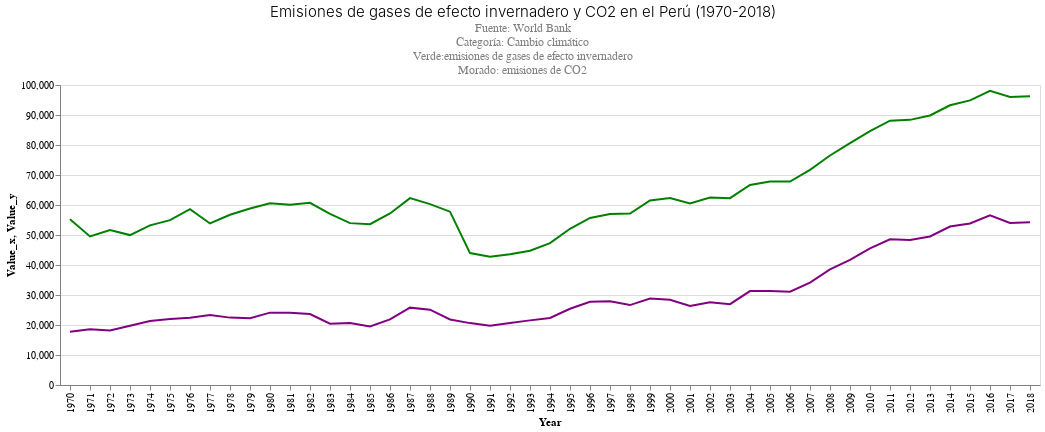

Notebook code for this chart:
### Code cell
#Intento de un gráfico múltiple
base = alt.Chart(df_final.reset_index()).encode(x='Year:O')

alt.layer(
    base.mark_line(color='green').encode(y='Value_x:Q'),
    base.mark_line(color='purple').encode(y='Value_y:Q'),     
    ).properties(
    title={
      "text": ["Emisiones de gases de efecto invernadero y CO2 en el Perú (1970-2018)"], 
      "subtitle": ["Fuente: World Bank", "Categoría: Cambio climático", "Verde:emisiones de gases de efecto invernadero","Morado: emisiones de CO2"],
      "color": "Black",
      "subtitleColor": "Gray"
    })

### Figure 1 — Vega-Lite specification as saved in the notebook (floating-point values rounded to 4 significant figures)
{"config": {"title": {"font": "Arial", "fontSize": 15, "fontWeight": 300, "offset": 0, "anchor": "left"}, "axis": {"labelFont": "Arial", "titleFont": "Arial", "domainColor": "gray"}, "header": {"labelFont": "Arial", "titleFont": "Arial"}, "legend": {"labelFont": "Arial Narrow", "titleFont": "Arial Narrow", "symbolType": "line", "padding": 1}, "background": "#ffffff"}, "layer": [{"mark": {"type": "line", "color": "green"}, "encoding": {"x": {"type": "ordinal", "field": "Year"}, "y": {"type": "quantitative", "field": "Value_x"}}}, {"mark": {"type": "line", "color": "purple"}, "encoding": {"x": {"type": "ordinal", "field": "Year"}, "y": {"type": "quantitative", "field": "Value_y"}}}], "data": {"name": "data-9bbdd7353681fae53cf15b742ecf8216"}, "title": {"text": ["Emisiones de gases de efecto invernadero y CO2 en el Perú (1970-2018)"], "subtitle": ["Fuente: World Bank", "Categoría: Cambio climático", "Verde:emisiones de gases de efecto invernadero", "Morado: emisiones de CO2"], "color": "Black", "subtitleColor": "Gray"}, "$schema": "https://vega.github.io/schema/vega-lite/v4.8.1.json", "datasets": {"data-9bbdd7353681fae53cf15b742ecf8216": [{"index": 48, "Country Name_x": "Peru", "Country ISO3_x": "PER", "Year": 1970, "Indicator Name_x": "Total greenhouse gas emissions (kt of CO2 equivalent)", "Indicator Code_x": "EN.ATM.GHGT.KT.CE", "Value_x": 55260.0, "Country Name_y": "Peru", "Country ISO3_y": "PER", "Indicator Name_y": "CO2 emissions (kt)", "Indicator Code_y": "EN.ATM.CO2E.KT", "Value_y": 17780.0}, {"index": 47, "Country Name_x": "Peru", "Country ISO3_x": "PER", "Year": 1971, "Indicator Name_x": "Total greenhouse gas emissions (kt of CO2 equivalent)", "Indicator Code_x": "EN.ATM.GHGT.KT.CE", "Value_x": 49530.0, "Country Name_y": "Peru", "Country ISO3_y": "PER", "Indicator Name_y": "CO2 emissions (kt)", "Indicator Code_y": "EN.ATM.CO2E.KT", "Value_y": 18610.0}, {"index": 46, "Country Name_x": "Peru", "Country ISO3_x": "PER", "Year": 1972, "Indicator Name_x": "Total greenhouse gas emissions (kt of CO2 equivalent)", "Indicator Code_x": "EN.ATM.GHGT.KT.CE", "Value_x": 51650.0, "Country Name_y": "Peru", "Country ISO3_y": "PER", "Indicator Name_y": "CO2 emissions (kt)", "Indicator Code_y": "EN.ATM.CO2E.KT", "Value_y": 18170.0}, {"index": 45, "Country Name_x": "Peru", "Country ISO3_x": "PER", "Year": 1973, "Indicator Name_x": "Total greenhouse gas emissions (kt of CO2 equivalent)", "Indicator Code_x": "EN.ATM.GHGT.KT.CE", "Value_x": 49970.0, "Country Name_y": "Peru", "Country ISO3_y": "PER", "Indicator Name_y": "CO2 emissions (kt)", "Indicator Code_y": "EN.ATM.CO2E.KT", "Value_y": 19760.0}, {"index": 44, "Country Name_x": "Peru", "Country ISO3_x": "PER", "Year": 1974, "Indicator Name_x": "Total greenhouse gas emissions (kt of CO2 equivalent)", "Indicator Code_x": "EN.ATM.GHGT.KT.CE", "Value_x": 53200.0, "Country Name_y": "Peru", "Country ISO3_y": "PER", "Indicator Name_y": "CO2 emissions (kt)", "Indicator Code_y": "EN.ATM.CO2E.KT", "Value_y": 21360.0}, {"index": 43, "Country Name_x": "Peru", "Country ISO3_x": "PER", "Year": 1975, "Indicator Name_x": "Total greenhouse gas emissions (kt of CO2 equivalent)", "Indicator Code_x": "EN.ATM.GHGT.KT.CE", "Value_x": 54950.0, "Country Name_y": "Peru", "Country ISO3_y": "PER", "Indicator Name_y": "CO2 emissions (kt)", "Indicator Code_y": "EN.ATM.CO2E.KT", "Value_y": 21970.0}, {"index": 42, "Country Name_x": "Peru", "Country ISO3_x": "PER", "Year": 1976, "Indicator Name_x": "Total greenhouse gas emissions (kt of CO2 equivalent)", "Indicator Code_x": "EN.ATM.GHGT.KT.CE", "Value_x": 58640.0, "Country Name_y": "Peru", "Country ISO3_y": "PER", "Indicator Name_y": "CO2 emissions (kt)", "Indicator Code_y": "EN.ATM.CO2E.KT", "Value_y": 22440.0}, {"index": 41, "Country Name_x": "Peru", "Country ISO3_x": "PER", "Year": 1977, "Indicator Name_x": "Total greenhouse gas emissions (kt of CO2 equivalent)", "Indicator Code_x": "EN.ATM.GHGT.KT.CE", "Value_x": 53840.0, "Country Name_y": "Peru", "Country ISO3_y": "PER", "Indicator Name_y": "CO2 emissions (kt)", "Indicator Code_y": "EN.ATM.CO2E.KT", "Value_y": 23340.0}, {"index": 40, "Country Name_x": "Peru", "Country ISO3_x": "PER", "Year": 1978, "Indicator Name_x": "Total greenhouse gas emissions (kt of CO2 equivalent)", "Indicator Code_x": "EN.ATM.GHGT.KT.CE", "Value_x": 56740.0, "Country Name_y": "Peru", "Country ISO3_y": "PER", "Indicator Name_y": "CO2 emissions (kt)", "Indicator Code_y": "EN.ATM.CO2E.KT", "Value_y": 22460.0}, {"index": 39, "Country Name_x": "Peru", "Country ISO3_x": "PER", "Year": 1979, "Indicator Name_x": "Total greenhouse gas emissions (kt of CO2 equivalent)", "Indicator Code_x": "EN.ATM.GHGT.KT.CE", "Value_x": 58830.0, "Country Name_y": "Peru", "Country ISO3_y": "PER", "Indicator Name_y": "CO2 emissions (kt)", "Indicator Code_y": "EN.ATM.CO2E.KT", "Value_y": 22270.0}, {"index": 38, "Country Name_x": "Peru", "Country ISO3_x": "PER", "Year": 1980, "Indicator Name_x": "Total greenhouse gas emissions (kt of CO2 equivalent)", "Indicator Code_x": "EN.ATM.GHGT.KT.CE", "Value_x": 60580.0, "Country Name_y": "Peru", "Country ISO3_y": "PER", "Indicator Name_y": "CO2 emissions (kt)", "Indicator Code_y": "EN.ATM.CO2E.KT", "Value_y": 24120.0}, {"index": 37, "Country Name_x": "Peru", "Country ISO3_x": "PER", "Year": 1981, "Indicator Name_x": "Total greenhouse gas emissions (kt of CO2 equivalent)", "Indicator Code_x": "EN.ATM.GHGT.KT.CE", "Value_x": 60100.0, "Country Name_y": "Peru", "Country ISO3_y": "PER", "Indicator Name_y": "CO2 emissions (kt)", "Indicator Code_y": "EN.ATM.CO2E.KT", "Value_y": 24100.0}, {"index": 36, "Country Name_x": "Peru", "Country ISO3_x": "PER", "Year": 1982, "Indicator Name_x": "Total greenhouse gas emissions (kt of CO2 equivalent)", "Indicator Code_x": "EN.ATM.GHGT.KT.CE", "Value_x": 60740.0, "Country Name_y": "Peru", "Country ISO3_y": "PER", "Indicator Name_y": "CO2 emissions (kt)", "Indicator Code_y": "EN.ATM.CO2E.KT", "Value_y": 23670.0}, {"index": 35, "Country Name_x": "Peru", "Country ISO3_x": "PER", "Year": 1983, "Indicator Name_x": "Total greenhouse gas emissions (kt of CO2 equivalent)", "Indicator Code_x": "EN.ATM.GHGT.KT.CE", "Value_x": 57030.0, "Country Name_y": "Peru", "Country ISO3_y": "PER", "Indicator Name_y": "CO2 emissions (kt)", "Indicator Code_y": "EN.ATM.CO2E.KT", "Value_y": 20450.0}, {"index": 34, "Country Name_x": "Peru", "Country ISO3_x": "PER", "Year": 1984, "Indicator Name_x": "Total greenhouse gas emissions (kt of CO2 equivalent)", "Indicator Code_x": "EN.ATM.GHGT.KT.CE", "Value_x": 53960.0, "Country Name_y": "Peru", "Country ISO3_y": "PER", "Indicator Name_y": "CO2 emissions (kt)", "Indicator Code_y": "EN.ATM.CO2E.KT", "Value_y": 20690.0}, {"index": 33, "Country Name_x": "Peru", "Country ISO3_x": "PER", "Year": 1985, "Indicator Name_x": "Total greenhouse gas emissions (kt of CO2 equivalent)", "Indicator Code_x": "EN.ATM.GHGT.KT.CE", "Value_x": 53620.0, "Country Name_y": "Peru", "Country ISO3_y": "PER", "Indicator Name_y": "CO2 emissions (kt)", "Indicator Code_y": "EN.ATM.CO2E.KT", "Value_y": 19510.0}, {"index": 32, "Country Name_x": "Peru", "Country ISO3_x": "PER", "Year": 1986, "Indicator Name_x": "Total greenhouse gas emissions (kt of CO2 equivalent)", "Indicator Code_x": "EN.ATM.GHGT.KT.CE", "Value_x": 57180.0, "Country Name_y": "Peru", "Country ISO3_y": "PER", "Indicator Name_y": "CO2 emissions (kt)", "Indicator Code_y": "EN.ATM.CO2E.KT", "Value_y": 21850.0}, {"index": 31, "Country Name_x": "Peru", "Country ISO3_x": "PER", "Year": 1987, "Indicator Name_x": "Total greenhouse gas emissions (kt of CO2 equivalent)", "Indicator Code_x": "EN.ATM.GHGT.KT.CE", "Value_x": 62290.0, "Country Name_y": "Peru", "Country ISO3_y": "PER", "Indicator Name_y": "CO2 emissions (kt)", "Indicator Code_y": "EN.ATM.CO2E.KT", "Value_y": 25780.0}, {"index": 30, "Country Name_x": "Peru", "Country ISO3_x": "PER", "Year": 1988, "Indicator Name_x": "Total greenhouse gas emissions (kt of CO2 equivalent)", "Indicator Code_x": "EN.ATM.GHGT.KT.CE", "Value_x": 60300.0, "Country Name_y": "Peru", "Country ISO3_y": "PER", "Indicator Name_y": "CO2 emissions (kt)", "Indicator Code_y": "EN.ATM.CO2E.KT", "Value_y": 25110.0}, {"index": 29, "Country Name_x": "Peru", "Country ISO3_x": "PER", "Year": 1989, "Indicator Name_x": "Total greenhouse gas emissions (kt of CO2 equivalent)", "Indicator Code_x": "EN.ATM.GHGT.KT.CE", "Value_x": 57770.0, "Country Name_y": "Peru", "Country ISO3_y": "PER", "Indicator Name_y": "CO2 emissions (kt)", "Indicator Code_y": "EN.ATM.CO2E.KT", "Value_y": 21840.0}, {"index": 28, "Country Name_x": "Peru", "Country ISO3_x": "PER", "Year": 1990, "Indicator Name_x": "Total greenhouse gas emissions (kt of CO2 equivalent)", "Indicator Code_x": "EN.ATM.GHGT.KT.CE", "Value_x": 43970.0, "Country Name_y": "Peru", "Country ISO3_y": "PER", "Indicator Name_y": "CO2 emissions (kt)", "Indicator Code_y": "EN.ATM.CO2E.KT", "Value_y": 20630.0}, {"index": 27, "Country Name_x": "Peru", "Country ISO3_x": "PER", "Year": 1991, "Indicator Name_x": "Total greenhouse gas emissions (kt of CO2 equivalent)", "Indicator Code_x": "EN.ATM.GHGT.KT.CE", "Value_x": 42740.0, "Country Name_y": "Peru", "Country ISO3_y": "PER", "Indicator Name_y": "CO2 emissions (kt)", "Indicator Code_y": "EN.ATM.CO2E.KT", "Value_y": 19750.0}, {"index": 26, "Country Name_x": "Peru", "Country ISO3_x": "PER", "Year": 1992, "Indicator Name_x": "Total greenhouse gas emissions (kt of CO2 equivalent)", "Indicator Code_x": "EN.ATM.GHGT.KT.CE", "Value_x": 43610.0, "Country Name_y": "Peru", "Country ISO3_y": "PER", "Indicator Name_y": "CO2 emissions (kt)", "Indicator Code_y": "EN.ATM.CO2E.KT", "Value_y": 20690.0}, {"index": 25, "Country Name_x": "Peru", "Country ISO3_x": "PER", "Year": 1993, "Indicator Name_x": "Total greenhouse gas emissions (kt of CO2 equivalent)", "Indicator Code_x": "EN.ATM.GHGT.KT.CE", "Value_x": 44780.0, "Country Name_y": "Peru", "Country ISO3_y": "PER", "Indicator Name_y": "CO2 emissions (kt)", "Indicator Code_y": "EN.ATM.CO2E.KT", "Value_y": 21540.0}, {"index": 24, "Country Name_x": "Peru", "Country ISO3_x": "PER", "Year": 1994, "Indicator Name_x": "Total greenhouse gas emissions (kt of CO2 equivalent)", "Indicator Code_x": "EN.ATM.GHGT.KT.CE", "Value_x": 47300.0, "Country Name_y": "Peru", "Country ISO3_y": "PER", "Indicator Name_y": "CO2 emissions (kt)", "Indicator Code_y": "EN.ATM.CO2E.KT", "Value_y": 22360.0}, {"index": 23, "Country Name_x": "Peru", "Country ISO3_x": "PER", "Year": 1995, "Indicator Name_x": "Total greenhouse gas emissions (kt of CO2 equivalent)", "Indicator Code_x": "EN.ATM.GHGT.KT.CE", "Value_x": 52080.0, "Country Name_y": "Peru", "Country ISO3_y": "PER", "Indicator Name_y": "CO2 emissions (kt)", "Indicator Code_y": "EN.ATM.CO2E.KT", "Value_y": 25400.0}, {"index": 22, "Country Name_x": "Peru", "Country ISO3_x": "PER", "Year": 1996, "Indicator Name_x": "Total greenhouse gas emissions (kt of CO2 equivalent)", "Indicator Code_x": "EN.ATM.GHGT.KT.CE", "Value_x": 55670.0, "Country Name_y": "Peru", "Country ISO3_y": "PER", "Indicator Name_y": "CO2 emissions (kt)", "Indicator Code_y": "EN.ATM.CO2E.KT", "Value_y": 27740.0}, {"index": 21, "Country Name_x": "Peru", "Country ISO3_x": "PER", "Year": 1997, "Indicator Name_x": "Total greenhouse gas emissions (kt of CO2 equivalent)", "Indicator Code_x": "EN.ATM.GHGT.KT.CE", "Value_x": 56970.0, "Country Name_y": "Peru", "Country ISO3_y": "PER", "Indicator Name_y": "CO2 emissions (kt)", "Indicator Code_y": "EN.ATM.CO2E.KT", "Value_y": 27950.0}, {"index": 20, "Country Name_x": "Peru", "Country ISO3_x": "PER", "Year": 1998, "Indicator Name_x": "Total greenhouse gas emissions (kt of CO2 equivalent)", "Indicator Code_x": "EN.ATM.GHGT.KT.CE", "Value_x": 57160.0, "Country Name_y": "Peru", "Country ISO3_y": "PER", "Indicator Name_y": "CO2 emissions (kt)", "Indicator Code_y": "EN.ATM.CO2E.KT", "Value_y": 26640.0}, {"index": 19, "Country Name_x": "Peru", "Country ISO3_x": "PER", "Year": 1999, "Indicator Name_x": "Total greenhouse gas emissions (kt of CO2 equivalent)", "Indicator Code_x": "EN.ATM.GHGT.KT.CE", "Value_x": 61510.0, "Country Name_y": "Peru", "Country ISO3_y": "PER", "Indicator Name_y": "CO2 emissions (kt)", "Indicator Code_y": "EN.ATM.CO2E.KT", "Value_y": 28840.0}, {"index": 18, "Country Name_x": "Peru", "Country ISO3_x": "PER", "Year": 2000, "Indicator Name_x": "Total greenhouse gas emissions (kt of CO2 equivalent)", "Indicator Code_x": "EN.ATM.GHGT.KT.CE", "Value_x": 62310.0, "Country Name_y": "Peru", "Country ISO3_y": "PER", "Indicator Name_y": "CO2 emissions (kt)", "Indicator Code_y": "EN.ATM.CO2E.KT", "Value_y": 28430.0}, {"index": 17, "Country Name_x": "Peru", "Country ISO3_x": "PER", "Year": 2001, "Indicator Name_x": "Total greenhouse gas emissions (kt of CO2 equivalent)", "Indicator Code_x": "EN.ATM.GHGT.KT.CE", "Value_x": 60500.0, "Country Name_y": "Peru", "Country ISO3_y": "PER", "Indicator Name_y": "CO2 emissions (kt)", "Indicator Code_y": "EN.ATM.CO2E.KT", "Value_y": 26360.0}, {"index": 16, "Country Name_x": "Peru", "Country ISO3_x": "PER", "Year": 2002, "Indicator Name_x": "Total greenhouse gas emissions (kt of CO2 equivalent)", "Indicator Code_x": "EN.ATM.GHGT.KT.CE", "Value_x": 62460.0, "Country Name_y": "Peru", "Country ISO3_y": "PER", "Indicator Name_y": "CO2 emissions (kt)", "Indicator Code_y": "EN.ATM.CO2E.KT", "Value_y": 27550.0}, {"index": 15, "Country Name_x": "Peru", "Country ISO3_x": "PER", "Year": 2003, "Indicator Name_x": "Total greenhouse gas emissions (kt of CO2 equivalent)", "Indicator Code_x": "EN.ATM.GHGT.KT.CE", "Value_x": 62290.0, "Country Name_y": "Peru", "Country ISO3_y": "PER", "Indicator Name_y": "CO2 emissions (kt)", "Indicator Code_y": "EN.ATM.CO2E.KT", "Value_y": 26940.0}, {"index": 14, "Country Name_x": "Peru", "Country ISO3_x": "PER", "Year": 2004, "Indicator Name_x": "Total greenhouse gas emissions (kt of CO2 equivalent)", "Indicator Code_x": "EN.ATM.GHGT.KT.CE", "Value_x": 66670.0, "Country Name_y": "Peru", "Country ISO3_y": "PER", "Indicator Name_y": "CO2 emissions (kt)", "Indicator Code_y": "EN.ATM.CO2E.KT", "Value_y": 31300.0}, {"index": 13, "Country Name_x": "Peru", "Country ISO3_x": "PER", "Year": 2005, "Indicator Name_x": "Total greenhouse gas emissions (kt of CO2 equivalent)", "Indicator Code_x": "EN.ATM.GHGT.KT.CE", "Value_x": 67840.0, "Country Name_y": "Peru", "Country ISO3_y": "PER", "Indicator Name_y": "CO2 emissions (kt)", "Indicator Code_y": "EN.ATM.CO2E.KT", "Value_y": 31350.0}, {"index": 12, "Country Name_x": "Peru", "Country ISO3_x": "PER", "Year": 2006, "Indicator Name_x": "Total greenhouse gas emissions (kt of CO2 equivalent)", "Indicator Code_x": "EN.ATM.GHGT.KT.CE", "Value_x": 67810.0, "Country Name_y": "Peru", "Country ISO3_y": "PER", "Indicator Name_y": "CO2 emissions (kt)", "Indicator Code_y": "EN.ATM.CO2E.KT", "Value_y": 31080.0}, {"index": 11, "Country Name_x": "Peru", "Country ISO3_x": "PER", "Year": 2007, "Indicator Name_x": "Total greenhouse gas emissions (kt of CO2 equivalent)", "Indicator Code_x": "EN.ATM.GHGT.KT.CE", "Value_x": 71710.0, "Country Name_y": "Peru", "Country ISO3_y": "PER", "Indicator Name_y": "CO2 emissions (kt)", "Indicator Code_y": "EN.ATM.CO2E.KT", "Value_y": 34110.0}, {"index": 10, "Country Name_x": "Peru", "Country ISO3_x": "PER", "Year": 2008, "Indicator Name_x": "Total greenhouse gas emissions (kt of CO2 equivalent)", "Indicator Code_x": "EN.ATM.GHGT.KT.CE", "Value_x": 76510.0, "Country Name_y": "Peru", "Country ISO3_y": "PER", "Indicator Name_y": "CO2 emissions (kt)", "Indicator Code_y": "EN.ATM.CO2E.KT", "Value_y": 38560.0}, {"index": 9, "Country Name_x": "Peru", "Country ISO3_x": "PER", "Year": 2009, "Indicator Name_x": "Total greenhouse gas emissions (kt of CO2 equivalent)", "Indicator Code_x": "EN.ATM.GHGT.KT.CE", "Value_x": 80650.0, "Country Name_y": "Peru", "Country ISO3_y": "PER", "Indicator Name_y": "CO2 emissions (kt)", "Indicator Code_y": "EN.ATM.CO2E.KT", "Value_y": 41680.0}, {"index": 8, "Country Name_x": "Peru", "Country ISO3_x": "PER", "Year": 2010, "Indicator Name_x": "Total greenhouse gas emissions (kt of CO2 equivalent)", "Indicator Code_x": "EN.ATM.GHGT.KT.CE", "Value_x": 84650.0, "Country Name_y": "Peru", "Country ISO3_y": "PER", "Indicator Name_y": "CO2 emissions (kt)", "Indicator Code_y": "EN.ATM.CO2E.KT", "Value_y": 45570.0}, {"index": 7, "Country Name_x": "Peru", "Country ISO3_x": "PER", "Year": 2011, "Indicator Name_x": "Total greenhouse gas emissions (kt of CO2 equivalent)", "Indicator Code_x": "EN.ATM.GHGT.KT.CE", "Value_x": 88120.0, "Country Name_y": "Peru", "Country ISO3_y": "PER", "Indicator Name_y": "CO2 emissions (kt)", "Indicator Code_y": "EN.ATM.CO2E.KT", "Value_y": 48580.0}, {"index": 6, "Country Name_x": "Peru", "Country ISO3_x": "PER", "Year": 2012, "Indicator Name_x": "Total greenhouse gas emissions (kt of CO2 equivalent)", "Indicator Code_x": "EN.ATM.GHGT.KT.CE", "Value_x": 88380.0, "Country Name_y": "Peru", "Country ISO3_y": "PER", "Indicator Name_y": "CO2 emissions (kt)", "Indicator Code_y": "EN.ATM.CO2E.KT", "Value_y": 48370.0}, {"index": 5, "Country Name_x": "Peru", "Country ISO3_x": "PER", "Year": 2013, "Indicator Name_x": "Total greenhouse gas emissions (kt of CO2 equivalent)", "Indicator Code_x": "EN.ATM.GHGT.KT.CE", "Value_x": 89840.0, "Country Name_y": "Peru", "Country ISO3_y": "PER", "Indicator Name_y": "CO2 emissions (kt)", "Indicator Code_y": "EN.ATM.CO2E.KT", "Value_y": 49520.0}, {"index": 4, "Country Name_x": "Peru", "Country ISO3_x": "PER", "Year": 2014, "Indicator Name_x": "Total greenhouse gas emissions (kt of CO2 equivalent)", "Indicator Code_x": "EN.ATM.GHGT.KT.CE", "Value_x": 93240.0, "Country Name_y": "Peru", "Country ISO3_y": "PER", "Indicator Name_y": "CO2 emissions (kt)", "Indicator Code_y": "EN.ATM.CO2E.KT", "Value_y": 52810.0}, {"index": 3, "Country Name_x": "Peru", "Country ISO3_x": "PER", "Year": 2015, "Indicator Name_x": "Total greenhouse gas emissions (kt of CO2 equivalent)", "Indicator Code_x": "EN.ATM.GHGT.KT.CE", "Value_x": 94880.0, "Country Name_y": "Peru", "Country ISO3_y": "PER", "Indicator Name_y": "CO2 emissions (kt)", "Indicator Code_y": "EN.ATM.CO2E.KT", "Value_y": 53820.0}, {"index": 2, "Country Name_x": "Peru", "Country ISO3_x": "PER", "Year": 2016, "Indicator Name_x": "Total greenhouse gas emissions (kt of CO2 equivalent)", "Indicator Code_x": "EN.ATM.GHGT.KT.CE", "Value_x": 98040.0, "Country Name_y": "Peru", "Country ISO3_y": "PER", "Indicator Name_y": "CO2 emissions (kt)", "Indicator Code_y": "EN.ATM.CO2E.KT", "Value_y": 56530.0}, {"index": 1, "Country Name_x": "Peru", "Country ISO3_x": "PER", "Year": 2017, "Indicator Name_x": "Total greenhouse gas emissions (kt of CO2 equivalent)", "Indicator Code_x": "EN.ATM.GHGT.KT.CE", "Value_x": 96040.0, "Country Name_y": "Peru", "Country ISO3_y": "PER", "Indicator Name_y": "CO2 emissions (kt)", "Indicator Code_y": "EN.ATM.CO2E.KT", "Value_y": 53990.0}, {"index": 0, "Country Name_x": "Peru", "Country ISO3_x": "PER", "Year": 2018, "Indicator Name_x": "Total greenhouse gas emissions (kt of CO2 equivalent)", "Indicator Code_x": "EN.ATM.GHGT.KT.CE", "Value_x": 96280.0, "Country Name_y": "Peru", "Country ISO3_y": "PER", "Indicator Name_y": "CO2 emissions (kt)", "Indicator Code_y": "EN.ATM.CO2E.KT", "Value_y": 54280.0}]}}
